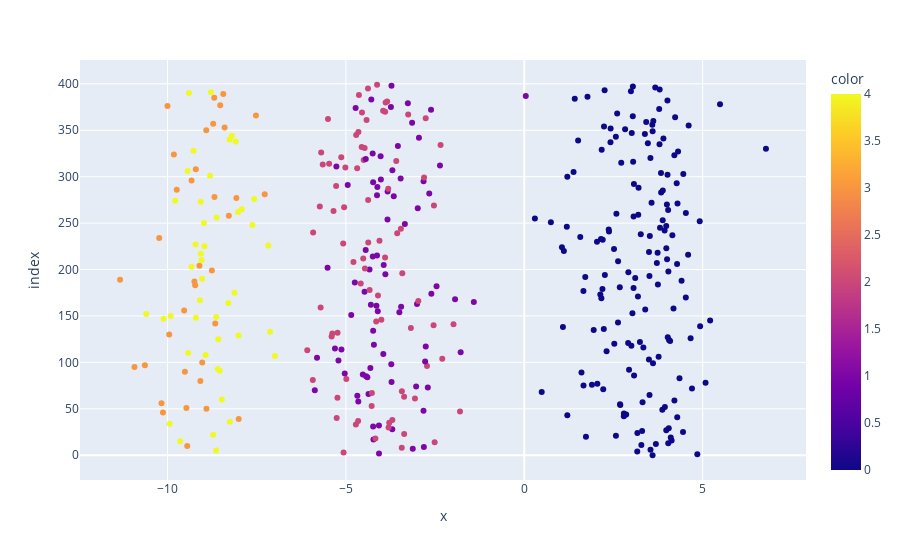

Notebook code cell kept with this figure:
### Markdown cell above
# Test

### Code cell
# Testing
if __name__ == "__main__":
    from sklearn.datasets import make_blobs

    X, y = make_blobs(
        centers=5, n_samples=400, n_features=2, shuffle=True, random_state=40
    )
    print(X.shape), 
    
    clusters = len(np.unique(y))
    print(clusters)

    k = KMeans(K=clusters, max_iters=150, plot=True)
    y_pred = k.fit(X)
    
    # plot
    print("____________________final plot____________________")
    k._plot_(X, k._get_cluster_labels(k.clusters))
    k._plot()
    
    # ploting Error 
    print("____________________Error plot____________________")
    error_plot(X, max_cluster=15)
    plt.xlabel('K')
    plt.ylabel('Error')

### Figure 1 — Plotly figure (JSON) as saved in the notebook; plotly's stock layout.template omitted (floating-point values rounded to 4 significant figures; data arrays with more than 128 entries replaced by an {"elided": "..."} marker saying what was removed)
{"data": [{"hovertemplate": "x=%{x}<br>index=%{y}<br>color=%{marker.color}<extra></extra>", "legendgroup": "", "marker": {"color": {"elided": "400 int values"}, "coloraxis": "coloraxis", "symbol": "circle"}, "mode": "markers", "name": "", "orientation": "h", "showlegend": false, "type": "scatter", "x": {"elided": "400 float values"}, "xaxis": "x", "y": {"elided": "400 int values"}, "yaxis": "y"}], "layout": {"coloraxis": {"colorbar": {"title": {"text": "color"}}, "colorscale": [[0, "#0d0887"], [0.1111, "#46039f"], [0.2222, "#7201a8"], [0.3333, "#9c179e"], [0.4444, "#bd3786"], [0.5556, "#d8576b"], [0.6667, "#ed7953"], [0.7778, "#fb9f3a"], [0.8889, "#fdca26"], [1, "#f0f921"]]}, "legend": {"tracegroupgap": 0}, "margin": {"t": 60}, "xaxis": {"anchor": "y", "domain": [0, 1], "title": {"text": "x"}}, "yaxis": {"anchor": "x", "domain": [0, 1], "title": {"text": "index"}}}}
